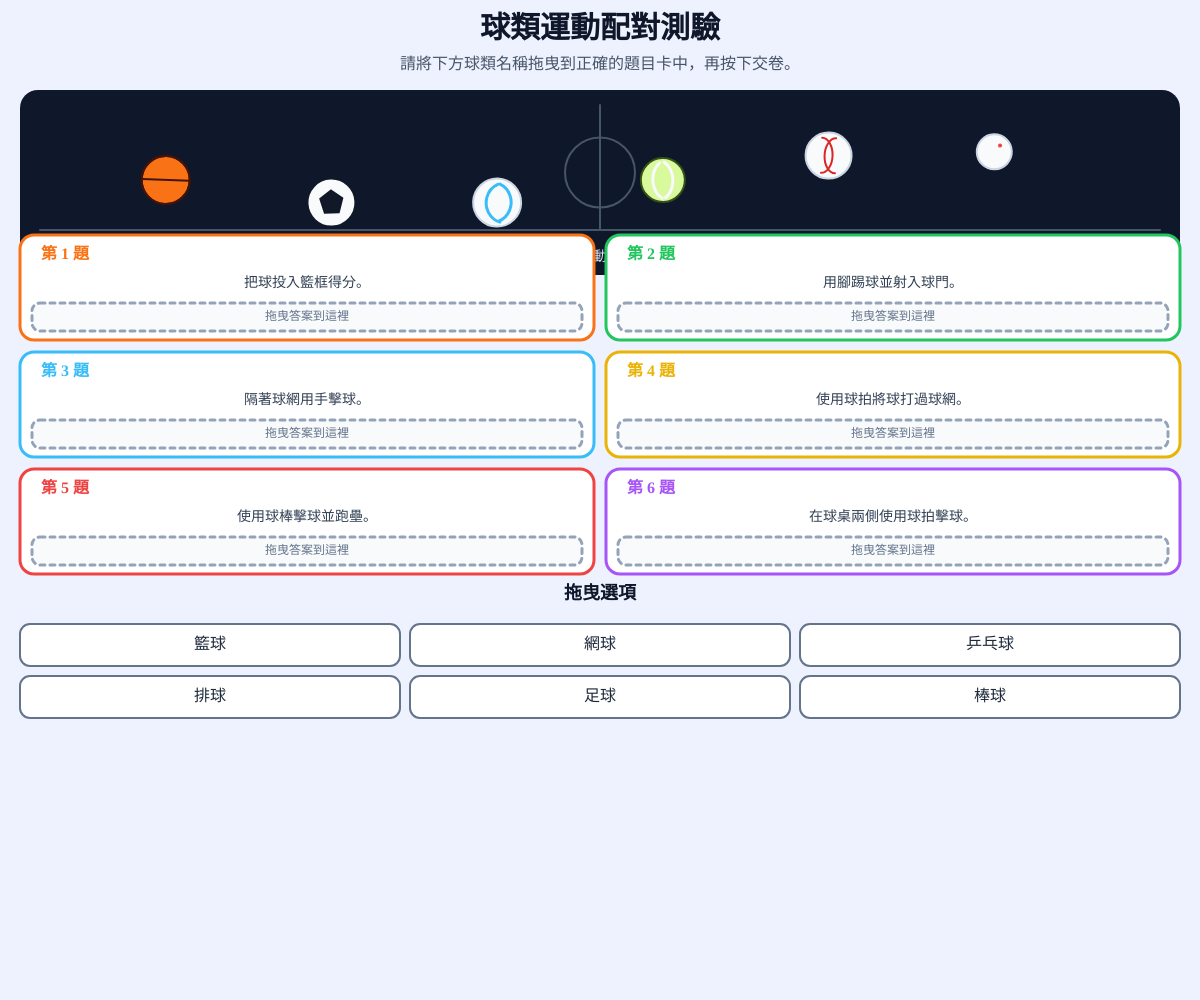
Frame 1 (no input)
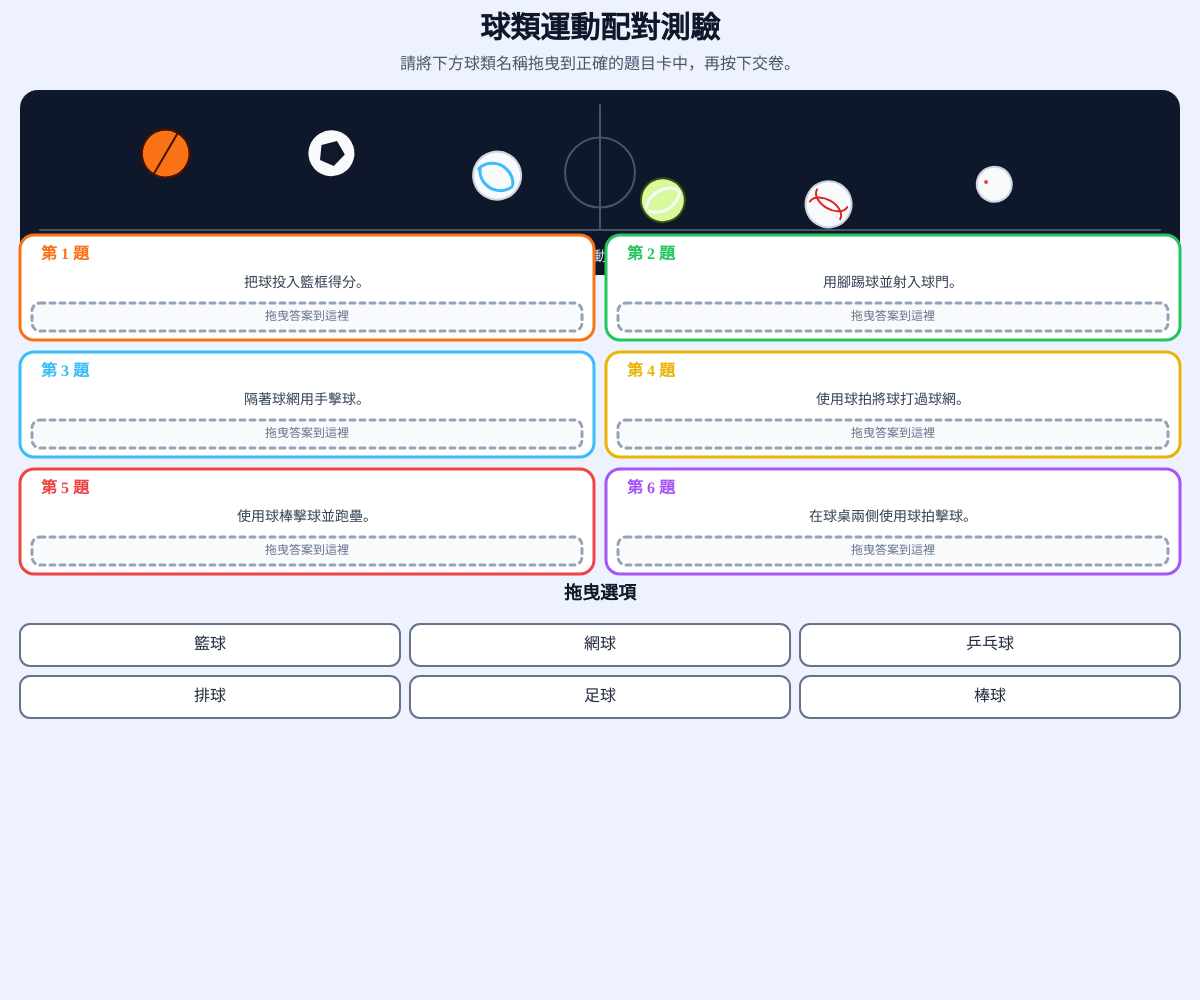
Frame 60 (no input)
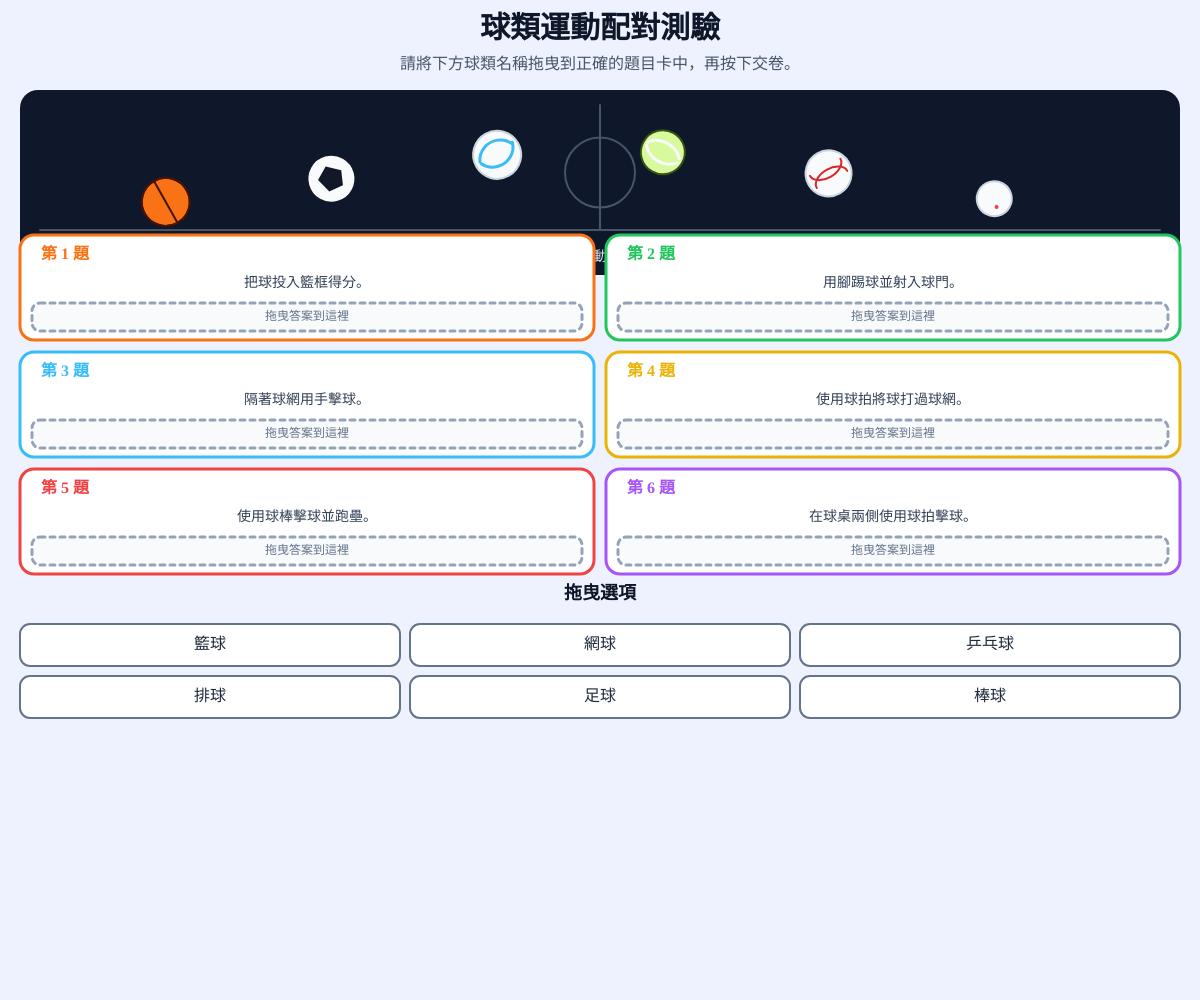
Frame 120 (the mouse pressed at the canvas centre since frame 60)

The p5.js sketch that drew these frames (run headless with seeded random() and noise() and a simulated clock; from frame 60 on, the mouse is pressed at the canvas centre):

// p5.js sketch
// ── sketch.js
let sports = [ // 建立六個球類運動資料。
  { name: "籃球", clue: "把球投入籃框得分。", color: "#f97316" }, // 建立籃球資料。
  { name: "足球", clue: "用腳踢球並射入球門。", color: "#22c55e" }, // 建立足球資料。
  { name: "排球", clue: "隔著球網用手擊球。", color: "#38bdf8" }, // 建立排球資料。
  { name: "網球", clue: "使用球拍將球打過球網。", color: "#eab308" }, // 建立網球資料。
  { name: "棒球", clue: "使用球棒擊球並跑壘。", color: "#ef4444" }, // 建立棒球資料。
  { name: "乒乓球", clue: "在球桌兩側使用球拍擊球。", color: "#a855f7" } // 建立乒乓球資料。
]; // 結束球類運動資料。

let choices = []; // 儲存尚未放入題目卡的選項。
let answers = []; // 儲存六張題目卡的答案。
let cards = []; // 儲存六張題目卡的位置。
let choiceButtons = []; // 儲存下方選項按鈕的位置。
let dragging = null; // 儲存目前正在拖曳的選項。
let draggingSource = -1; // 儲存拖曳選項原本的位置。
let submitted = false; // 記錄是否已經交卷。
let score = 0; // 儲存目前測驗分數。
let confetti = []; // 儲存彩帶資料。
let showConfetti = false; // 記錄是否顯示彩帶。
let submitButton; // 儲存交卷按鈕。
let restartButton; // 儲存重新測驗按鈕。
let animationOffset = 0; // 儲存球類動畫位移值。
let sceneHeight = 185; // 設定上方動畫場景高度。
let contentTop = 235; // 設定題目卡開始位置。

function setup() { // 建立畫布與初始化測驗。
  createCanvas(windowWidth, windowHeight); // 建立全螢幕畫布。
  textFont("Arial, Microsoft JhengHei, sans-serif"); // 設定中文與英文字型。
  textAlign(CENTER, CENTER); // 設定文字預設置中。
  initializeQuiz(); // 初始化測驗資料。
  createButtons(); // 建立操作按鈕。
  createConfetti(); // 建立彩帶資料。
} // 結束 setup 函式。

function draw() { // 每一幀重新繪製畫面。
  background("#eef2ff"); // 設定畫布背景顏色。
  animationOffset += 0.035; // 持續增加動畫位移。
  drawHeader(); // 繪製標題與說明。
  drawSportsScene(); // 繪製球類動畫場景。
  drawQuestionCards(); // 繪製六張題目卡。
  drawChoices(); // 繪製下方拖曳選項。
  drawResult(); // 繪製交卷後的成績。
  drawConfetti(); // 繪製及格彩帶。
} // 結束 draw 函式。

function initializeQuiz() { // 初始化或重新開始測驗。
  choices = []; // 清空選項陣列。
  answers = []; // 清空答案陣列。
  for (let i = 0; i < sports.length; i++) { // 逐一處理六個運動。
    choices.push({ name: sports[i].name, index: i }); // 建立可拖曳選項。
    answers.push(null); // 建立空白答案位置。
  } // 結束資料初始化。
  shuffle(choices, true); // 將選項順序隨機排列。
  submitted = false; // 設定為尚未交卷。
  score = 0; // 將分數歸零。
  showConfetti = false; // 關閉彩帶效果。
  dragging = null; // 清除正在拖曳的選項。
  draggingSource = -1; // 清除拖曳來源。
  if (submitButton) { // 判斷交卷按鈕是否已建立。
    submitButton.show(); // 顯示交卷按鈕。
  } // 結束交卷按鈕判斷。
  if (restartButton) { // 判斷重新測驗按鈕是否已建立。
    restartButton.hide(); // 隱藏重新測驗按鈕。
  } // 結束重新測驗按鈕判斷。
} // 結束 initializeQuiz 函式。

function createButtons() { // 建立交卷與重新測驗按鈕。
  submitButton = createButton("交卷看成績"); // 建立交卷按鈕。
  submitButton.style("font-size", "18px"); // 設定交卷文字大小。
  submitButton.style("font-weight", "bold"); // 設定交卷文字粗細。
  submitButton.style("color", "#ffffff"); // 設定交卷文字顏色。
  submitButton.style("background", "#2563eb"); // 設定交卷背景顏色。
  submitButton.style("border", "none"); // 移除交卷按鈕邊框。
  submitButton.style("border-radius", "10px"); // 設定交卷按鈕圓角。
  submitButton.style("padding", "12px 24px"); // 設定交卷按鈕內距。
  submitButton.style("cursor", "pointer"); // 設定滑鼠游標樣式。
  submitButton.mousePressed(submitQuiz); // 設定交卷按鈕事件。
  restartButton = createButton("重新測驗"); // 建立重新測驗按鈕。
  restartButton.style("font-size", "18px"); // 設定重新測驗文字大小。
  restartButton.style("font-weight", "bold"); // 設定重新測驗文字粗細。
  restartButton.style("color", "#ffffff"); // 設定重新測驗文字顏色。
  restartButton.style("background", "#16a34a"); // 設定重新測驗背景顏色。
  restartButton.style("border", "none"); // 移除重新測驗按鈕邊框。
  restartButton.style("border-radius", "10px"); // 設定重新測驗按鈕圓角。
  restartButton.style("padding", "12px 24px"); // 設定重新測驗按鈕內距。
  restartButton.style("cursor", "pointer"); // 設定滑鼠游標樣式。
  restartButton.mousePressed(initializeQuiz); // 設定重新測驗按鈕事件。
  restartButton.hide(); // 初始隱藏重新測驗按鈕。
} // 結束 createButtons 函式。

function drawHeader() { // 繪製標題與說明。
  fill("#0f172a"); // 設定標題顏色。
  noStroke(); // 移除文字邊框。
  textSize(30); // 設定標題文字大小。
  textStyle(BOLD); // 設定標題為粗體。
  text("球類運動配對測驗", width / 2, 30); // 繪製主標題。
  textStyle(NORMAL); // 恢復一般字體。
  fill("#475569"); // 設定說明文字顏色。
  textSize(16); // 設定說明文字大小。
  text("請將下方球類名稱拖曳到正確的題目卡中，再按下交卷。", width / 2, 65); // 繪製操作說明。
} // 結束 drawHeader 函式。

function drawSportsScene() { // 繪製球類運動動畫場景。
  let x = 20; // 設定動畫區左側位置。
  let y = 90; // 設定動畫區上方位置。
  let w = width - 40; // 設定動畫區寬度。
  let h = sceneHeight; // 設定動畫區高度。
  fill("#0f172a"); // 設定動畫區背景顏色。
  noStroke(); // 移除動畫區邊框。
  rect(x, y, w, h, 18); // 繪製動畫區背景。
  drawCourtLines(x, y, w, h); // 繪製運動場線條。
  let spacing = w / 7; // 計算六顆球的水平間距。
  for (let i = 0; i < sports.length; i++) { // 逐一繪製六種球。
    let bx = spacing * (i + 1); // 計算球的水平位置。
    let by = y + 88 + sin(animationOffset * 2 + i) * 28; // 計算球的上下彈跳位置。
    drawAnimatedBall(i, bx, by); // 繪製對應球類。
  } // 結束球類繪製。
  fill("#e2e8f0"); // 設定動畫標籤文字顏色。
  textSize(14); // 設定動畫標籤文字大小。
  text("球類運動動畫教學區", width / 2, y + h - 18); // 顯示動畫區標籤。
} // 結束 drawSportsScene 函式。

function drawCourtLines(x, y, w, h) { // 繪製運動場裝飾線。
  stroke("#475569"); // 設定運動場線條顏色。
  strokeWeight(2); // 設定運動場線條粗細。
  noFill(); // 設定不填滿。
  line(x + 20, y + h - 45, x + w - 20, y + h - 45); // 繪製底部場地線。
  line(x + w / 2, y + 15, x + w / 2, y + h - 45); // 繪製中央場地線。
  ellipse(x + w / 2, y + h / 2 - 10, 70, 70); // 繪製中央圓圈。
  noStroke(); // 移除裝飾線邊框。
} // 結束 drawCourtLines 函式。

function drawAnimatedBall(index, x, y) { // 根據索引繪製動畫球類。
  let rotation = animationOffset * (index % 2 === 0 ? 1 : -1); // 計算球體旋轉角度。
  push(); // 儲存目前繪圖狀態。
  translate(x, y); // 移動到球體位置。
  rotate(rotation); // 旋轉球體。
  if (index === 0) { // 判斷是否為籃球。
    drawBasketball(); // 繪製籃球。
  } else if (index === 1) { // 判斷是否為足球。
    drawFootball(); // 繪製足球。
  } else if (index === 2) { // 判斷是否為排球。
    drawVolleyball(); // 繪製排球。
  } else if (index === 3) { // 判斷是否為網球。
    drawTennisBall(); // 繪製網球。
  } else if (index === 4) { // 判斷是否為棒球。
    drawBaseball(); // 繪製棒球。
  } else { // 否則繪製乒乓球。
    drawTableTennis(); // 繪製乒乓球。
  } // 結束球類判斷。
  pop(); // 還原繪圖狀態。
} // 結束 drawAnimatedBall 函式。

function drawBasketball() { // 繪製籃球。
  fill("#f97316"); // 設定籃球橘色。
  stroke("#431407"); // 設定籃球線條顏色。
  strokeWeight(2); // 設定籃球線條粗細。
  ellipse(0, 0, 48, 48); // 繪製籃球圓形。
  noFill(); // 設定籃球線條不填滿。
  arc(0, 0, 48, 48, -HALF_PI, HALF_PI); // 繪製籃球弧線。
  arc(0, 0, 48, 48, HALF_PI, PI + HALF_PI); // 繪製籃球另一側弧線。
  line(-24, 0, 24, 0); // 繪製籃球中央線。
} // 結束 drawBasketball 函式。

function drawFootball() { // 繪製足球。
  fill("#f8fafc"); // 設定足球背景顏色。
  stroke("#111827"); // 設定足球邊框顏色。
  strokeWeight(2); // 設定足球邊框粗細。
  ellipse(0, 0, 48, 48); // 繪製足球圓形。
  fill("#111827"); // 設定足球圖案顏色。
  beginShape(); // 開始繪製足球圖案。
  vertex(0, -12); // 設定足球圖案頂點一。
  vertex(11, -4); // 設定足球圖案頂點二。
  vertex(7, 10); // 設定足球圖案頂點三。
  vertex(-7, 10); // 設定足球圖案頂點四。
  vertex(-11, -4); // 設定足球圖案頂點五。
  endShape(CLOSE); // 結束足球圖案。
} // 結束 drawFootball 函式。

function drawVolleyball() { // 繪製排球。
  fill("#f8fafc"); // 設定排球背景顏色。
  stroke("#cbd5e1"); // 設定排球邊框顏色。
  strokeWeight(2); // 設定排球邊框粗細。
  ellipse(0, 0, 48, 48); // 繪製排球圓形。
  noFill(); // 設定排球圖案不填滿。
  stroke("#38bdf8"); // 設定排球圖案顏色。
  strokeWeight(3); // 設定排球圖案粗細。
  arc(-5, 0, 38, 40, -1.2, 1.2); // 繪製排球弧線一。
  arc(8, 0, 38, 40, 1.8, 4.3); // 繪製排球弧線二。
} // 結束 drawVolleyball 函式。

function drawTennisBall() { // 繪製網球。
  fill("#d9f99d"); // 設定網球黃綠色。
  stroke("#365314"); // 設定網球邊框顏色。
  strokeWeight(2); // 設定網球邊框粗細。
  ellipse(0, 0, 44, 44); // 繪製網球圓形。
  noFill(); // 設定網球圖案不填滿。
  stroke("#f8fafc"); // 設定網球圖案顏色。
  strokeWeight(3); // 設定網球圖案粗細。
  arc(-5, 0, 30, 40, -1.2, 1.2); // 繪製網球弧線一。
  arc(5, 0, 30, 40, 1.9, 4.3); // 繪製網球弧線二。
} // 結束 drawTennisBall 函式。

function drawBaseball() { // 繪製棒球。
  fill("#f8fafc"); // 設定棒球背景顏色。
  stroke("#cbd5e1"); // 設定棒球邊框顏色。
  strokeWeight(2); // 設定棒球邊框粗細。
  ellipse(0, 0, 46, 46); // 繪製棒球圓形。
  stroke("#dc2626"); // 設定棒球縫線顏色。
  strokeWeight(2); // 設定棒球縫線粗細。
  noFill(); // 設定縫線不填滿。
  arc(-7, 0, 22, 35, -HALF_PI, HALF_PI); // 繪製棒球左側縫線。
  arc(7, 0, 22, 35, HALF_PI, PI + HALF_PI); // 繪製棒球右側縫線。
} // 結束 drawBaseball 函式。

function drawTableTennis() { // 繪製乒乓球。
  fill("#f8fafc"); // 設定乒乓球顏色。
  stroke("#cbd5e1"); // 設定乒乓球邊框顏色。
  strokeWeight(2); // 設定乒乓球邊框粗細。
  ellipse(0, 0, 35, 35); // 繪製乒乓球。
  fill("#ef4444"); // 設定乒乓球裝飾線顏色。
  noStroke(); // 移除裝飾線邊框。
  ellipse(6, -6, 4, 4); // 繪製乒乓球小裝飾。
} // 結束 drawTableTennis 函式。

function drawQuestionCards() { // 繪製六張題目卡。
  let columns = width < 700 ? 1 : 2; // 根據畫布寬度決定欄數。
  let gap = 12; // 設定題目卡間距。
  let cardWidth = (width - 40 - gap * (columns - 1)) / columns; // 計算題目卡寬度。
  let cardHeight = width < 700 ? 108 : 105; // 計算題目卡高度。
  let rows = ceil(sports.length / columns); // 計算題目卡列數。
  let startY = contentTop; // 設定題目卡開始位置。
  cards = []; // 清空題目卡位置。
  for (let i = 0; i < sports.length; i++) { // 逐一繪製題目卡。
    let column = i % columns; // 計算目前欄位。
    let row = floor(i / columns); // 計算目前列數。
    let x = 20 + column * (cardWidth + gap); // 計算題目卡水平位置。
    let y = startY + row * (cardHeight + gap); // 計算題目卡垂直位置。
    cards.push({ x: x, y: y, w: cardWidth, h: cardHeight }); // 儲存題目卡位置。
    fill("#ffffff"); // 設定題目卡背景。
    stroke(sports[i].color); // 設定題目卡邊框顏色。
    strokeWeight(3); // 設定題目卡邊框粗細。
    rect(x, y, cardWidth, cardHeight, 14); // 繪製題目卡。
    noStroke(); // 移除文字邊框。
    fill(sports[i].color); // 設定題號顏色。
    textSize(16); // 設定題號大小。
    textStyle(BOLD); // 設定題號粗體。
    text("第 " + (i + 1) + " 題", x + 45, y + 20); // 繪製題號。
    textStyle(NORMAL); // 恢復一般文字。
    fill("#334155"); // 設定題目文字顏色。
    textSize(14); // 設定題目文字大小。
    text(sports[i].clue, x + cardWidth / 2, y + 48); // 繪製題目提示。
    drawAnswerSlot(i, x + 12, y + 68, cardWidth - 24, 28); // 繪製答案區。
  } // 結束題目卡繪製。
} // 結束 drawQuestionCards 函式。

function drawAnswerSlot(index, x, y, w, h) { // 繪製答案拖放區。
  if (answers[index] === null) { // 判斷答案區是否為空白。
    fill("#f8fafc"); // 設定空白答案區背景。
    stroke("#94a3b8"); // 設定空白答案區邊框。
    drawingContext.setLineDash([5, 5]); // 設定虛線邊框。
    rect(x, y, w, h, 8); // 繪製空白答案區。
    drawingContext.setLineDash([]); // 恢復實線邊框。
    noStroke(); // 移除提示文字邊框。
    fill("#64748b"); // 設定提示文字顏色。
    textSize(12); // 設定提示文字大小。
    text("拖曳答案到這裡", x + w / 2, y + h / 2); // 顯示拖曳提示。
  } else { // 如果答案區已有答案。
    fill("#e0f2fe"); // 設定已填答案背景。
    stroke("#0284c7"); // 設定已填答案邊框。
    strokeWeight(2); // 設定已填答案邊框粗細。
    rect(x, y, w, h, 8); // 繪製已填答案區。
    noStroke(); // 移除答案文字邊框。
    fill("#075985"); // 設定答案文字顏色。
    textSize(14); // 設定答案文字大小。
    text(answers[index].name, x + w / 2, y + h / 2); // 顯示答案文字。
    if (submitted) { // 判斷是否已經交卷。
      fill(answers[index].index === index ? "#16a34a" : "#dc2626"); // 根據答案正誤設定顏色。
      textSize(16); // 設定正誤符號大小。
      text(answers[index].index === index ? "✓" : "✗", x + w - 14, y + h / 2); // 顯示正誤符號。
    } // 結束交卷判斷。
  } // 結束答案區判斷。
} // 結束 drawAnswerSlot 函式。

function drawChoices() { // 繪製下方的拖曳選項。
  let y = getChoicesY(); // 計算選項區位置。
  fill("#0f172a"); // 設定選項標題顏色。
  noStroke(); // 移除標題邊框。
  textSize(18); // 設定標題大小。
  textStyle(BOLD); // 設定標題粗體。
  text("拖曳選項", width / 2, y); // 繪製選項標題。
  textStyle(NORMAL); // 恢復一般字體。
  let columns = width < 700 ? 2 : 3; // 計算選項欄數。
  let gap = 10; // 設定選項間距。
  let buttonWidth = (width - 40 - gap * (columns - 1)) / columns; // 計算選項寬度。
  let buttonHeight = 42; // 設定選項高度。
  choiceButtons = []; // 清空選項位置。
  for (let i = 0; i < choices.length; i++) { // 逐一繪製選項。
    let column = i % columns; // 計算選項欄位。
    let row = floor(i / columns); // 計算選項列數。
    let x = 20 + column * (buttonWidth + gap); // 計算選項水平位置。
    let top = y + 30 + row * (buttonHeight + gap); // 計算選項垂直位置。
    choiceButtons.push({ x: x, y: top, w: buttonWidth, h: buttonHeight, choice: choices[i] }); // 儲存選項位置。
    fill("#ffffff"); // 設定選項背景。
    stroke("#64748b"); // 設定選項邊框。
    strokeWeight(2); // 設定選項邊框粗細。
    rect(x, top, buttonWidth, buttonHeight, 10); // 繪製選項按鈕。
    noStroke(); // 移除文字邊框。
    fill("#1e293b"); // 設定選項文字顏色。
    textSize(16); // 設定選項文字大小。
    text(choices[i].name, x + buttonWidth / 2, top + buttonHeight / 2); // 繪製選項名稱。
  } // 結束選項繪製。
} // 結束 drawChoices 函式。

function getChoicesY() { // 計算拖曳選項區位置。
  let columns = width < 700 ? 1 : 2; // 計算題目卡欄數。
  let rows = ceil(sports.length / columns); // 計算題目卡列數。
  let cardHeight = width < 700 ? 108 : 105; // 計算題目卡高度。
  return contentTop + rows * (cardHeight + 12) + 8; // 回傳選項標題位置。
} // 結束 getChoicesY 函式。

function drawResult() { // 繪製交卷結果。
  if (!submitted) { // 判斷是否尚未交卷。
    return; // 尚未交卷時不顯示成績。
  } // 結束尚未交卷判斷。
  fill(score > 60 ? "#166534" : "#991b1b"); // 根據成績設定顏色。
  noStroke(); // 移除文字邊框。
  textSize(22); // 設定成績文字大小。
  textStyle(BOLD); // 設定成績文字粗體。
  text("總成績：" + score + "%　" + (score > 60 ? "恭喜通過測驗！" : "請再接再厲！"), width / 2, height - 32); // 顯示總成績。
  textStyle(NORMAL); // 恢復一般文字。
} // 結束 drawResult 函式。

function submitQuiz() { // 執行交卷與計分。
  let correct = 0; // 建立答對題數。
  for (let i = 0; i < sports.length; i++) { // 檢查六題答案。
    if (answers[i] !== null && answers[i].index === i) { // 判斷答案是否正確。
      correct++; // 增加答對題數。
    } // 結束正確答案判斷。
  } // 結束六題檢查。
  score = round(correct / sports.length * 100); // 計算百分比成績。
  submitted = true; // 設定為已交卷。
  showConfetti = score > 60; // 成績高於六十才顯示彩帶。
  submitButton.hide(); // 隱藏交卷按鈕。
  restartButton.show(); // 顯示重新測驗按鈕。
} // 結束 submitQuiz 函式。

function mousePressed() { // 處理滑鼠按下事件。
  startDrag(mouseX, mouseY); // 開始拖曳。
  return false; // 阻止瀏覽器預設行為。
} // 結束 mousePressed 函式。

function mouseReleased() { // 處理滑鼠放開事件。
  finishDrag(mouseX, mouseY); // 結束拖曳。
  return false; // 阻止瀏覽器預設行為。
} // 結束 mouseReleased 函式。

function touchStarted() { // 處理觸控開始事件。
  startDrag(mouseX, mouseY); // 開始觸控拖曳。
  return false; // 阻止頁面滾動。
} // 結束 touchStarted 函式。

function touchEnded() { // 處理觸控結束事件。
  finishDrag(mouseX, mouseY); // 結束觸控拖曳。
  return false; // 阻止頁面滾動。
} // 結束 touchEnded 函式。

function startDrag(x, y) { // 開始拖曳選項。
  if (submitted) { // 判斷是否已交卷。
    return; // 交卷後禁止拖曳。
  } // 結束交卷判斷。
  for (let i = 0; i < choiceButtons.length; i++) { // 檢查下方選項。
    let item = choiceButtons[i]; // 取得目前選項。
    if (inside(x, y, item.x, item.y, item.w, item.h)) { // 判斷是否點擊選項。
      dragging = item.choice; // 設定拖曳選項。
      draggingSource = -1; // 設定來源為下方選項。
      return; // 結束開始拖曳。
    } // 結束選項判斷。
  } // 結束選項檢查。
  for (let i = 0; i < cards.length; i++) { // 檢查題目卡答案區。
    let card = cards[i]; // 取得目前題目卡。
    if (inside(x, y, card.x, card.y + 65, card.w, 38) && answers[i] !== null) { // 判斷是否點擊已有答案。
      dragging = answers[i]; // 將原答案設為拖曳中。
      draggingSource = i; // 記錄原本所在題目卡。
      answers[i] = null; // 暫時移除答案。
      rebuildChoices(); // 更新下方選項。
      return; // 結束開始拖曳。
    } // 結束答案區判斷。
  } // 結束題目卡檢查。
} // 結束 startDrag 函式。

function finishDrag(x, y) { // 結束拖曳並放置答案。
  if (dragging === null) { // 判斷是否有拖曳中的答案。
    return; // 沒有答案時結束。
  } // 結束拖曳判斷。
  let target = -1; // 建立目標題目卡索引。
  for (let i = 0; i < cards.length; i++) { // 檢查所有題目卡。
    if (inside(x, y, cards[i].x, cards[i].y, cards[i].w, cards[i].h)) { // 判斷是否放在題目卡內。
      target = i; // 設定目標題目卡。
      break; // 結束搜尋。
    } // 結束範圍判斷。
  } // 結束題目卡搜尋。
  if (target !== -1) { // 判斷是否有有效目標。
    let oldAnswer = answers[target]; // 暫存目標原本答案。
    answers[target] = dragging; // 將答案放入目標。
    if (draggingSource !== -1 && oldAnswer !== null) { // 判斷是否需要交換答案。
      answers[draggingSource] = oldAnswer; // 將舊答案放回來源位置。
    } else if (draggingSource !== -1 && draggingSource !== target) { // 判斷是否需要清除來源。
      answers[draggingSource] = null; // 清除來源答案。
    } // 結束答案交換處理。
  } else if (draggingSource !== -1) { // 判斷是否未放入有效位置。
    answers[draggingSource] = dragging; // 將答案放回原本位置。
  } // 結束答案放置處理。
  rebuildChoices(); // 重新建立下方選項。
  dragging = null; // 清除拖曳中的答案。
  draggingSource = -1; // 清除拖曳來源。
} // 結束 finishDrag 函式。

function rebuildChoices() { // 重新建立尚未使用的選項。
  choices = []; // 清空選項。
  for (let i = 0; i < sports.length; i++) { // 檢查六個運動。
    let used = answers.some(function(answer) { // 判斷運動是否已被使用。
      return answer !== null && answer.index === i; // 回傳使用狀態。
    }); // 結束使用狀態判斷。
    if (!used) { // 判斷運動是否尚未使用。
      choices.push({ name: sports[i].name, index: i }); // 加入下方選項。
    } // 結束尚未使用判斷。
  } // 結束運動檢查。
} // 結束 rebuildChoices 函式。

function inside(x, y, rx, ry, rw, rh) { // 判斷座標是否在矩形內。
  return x >= rx && x <= rx + rw && y >= ry && y <= ry + rh; // 回傳判斷結果。
} // 結束 inside 函式。

function createConfetti() { // 建立彩帶資料。
  confetti = []; // 清空彩帶陣列。
  for (let i = 0; i < 110; i++) { // 建立一百一十個彩帶。
    confetti.push({ // 新增彩帶物件。
      x: random(width), // 設定彩帶水平位置。
      y: random(-height, 0), // 設定彩帶垂直位置。
      w: random(5, 11), // 設定彩帶寬度。
      h: random(8, 18), // 設定彩帶高度。
      speed: random(1, 3), // 設定彩帶下降速度。
      angle: random(TWO_PI), // 設定彩帶旋轉角度。
      color: random(["#ef4444", "#f97316", "#eab308", "#22c55e", "#3b82f6", "#a855f7"]) // 設定彩帶顏色。
    }); // 結束彩帶物件。
  } // 結束彩帶建立。
} // 結束 createConfetti 函式。

function drawConfetti() { // 繪製彩帶動畫。
  if (!showConfetti) { // 判斷是否需要顯示彩帶。
    return; // 不需要時結束函式。
  } // 結束彩帶判斷。
  for (let piece of confetti) { // 逐一處理彩帶。
    piece.y += piece.speed; // 更新彩帶垂直位置。
    piece.angle += 0.05; // 更新彩帶旋轉角度。
    if (piece.y > height + 20) { // 判斷彩帶是否落出畫布。
      piece.y = random(-100, -20); // 將彩帶移回畫布上方。
      piece.x = random(width); // 重新設定水平位置。
    } // 結束彩帶重置。
    push(); // 儲存目前繪圖狀態。
    translate(piece.x, piece.y); // 移動畫布座標。
    rotate(piece.angle); // 旋轉彩帶。
    rectMode(CENTER); // 設定矩形中心繪製。
    noStroke(); // 移除彩帶邊框。
    fill(piece.color); // 設定彩帶顏色。
    rect(0, 0, piece.w, piece.h, 2); // 繪製彩帶。
    rectMode(CORNER); // 恢復矩形預設模式。
    pop(); // 還原繪圖狀態。
  } // 結束彩帶繪製。
} // 結束 drawConfetti 函式。

function windowResized() { // 處理瀏覽器視窗尺寸改變。
  resizeCanvas(windowWidth, windowHeight); // 將畫布調整為全螢幕大小。
  createConfetti(); // 重新建立彩帶位置。
} // 結束 windowResized 函式。
